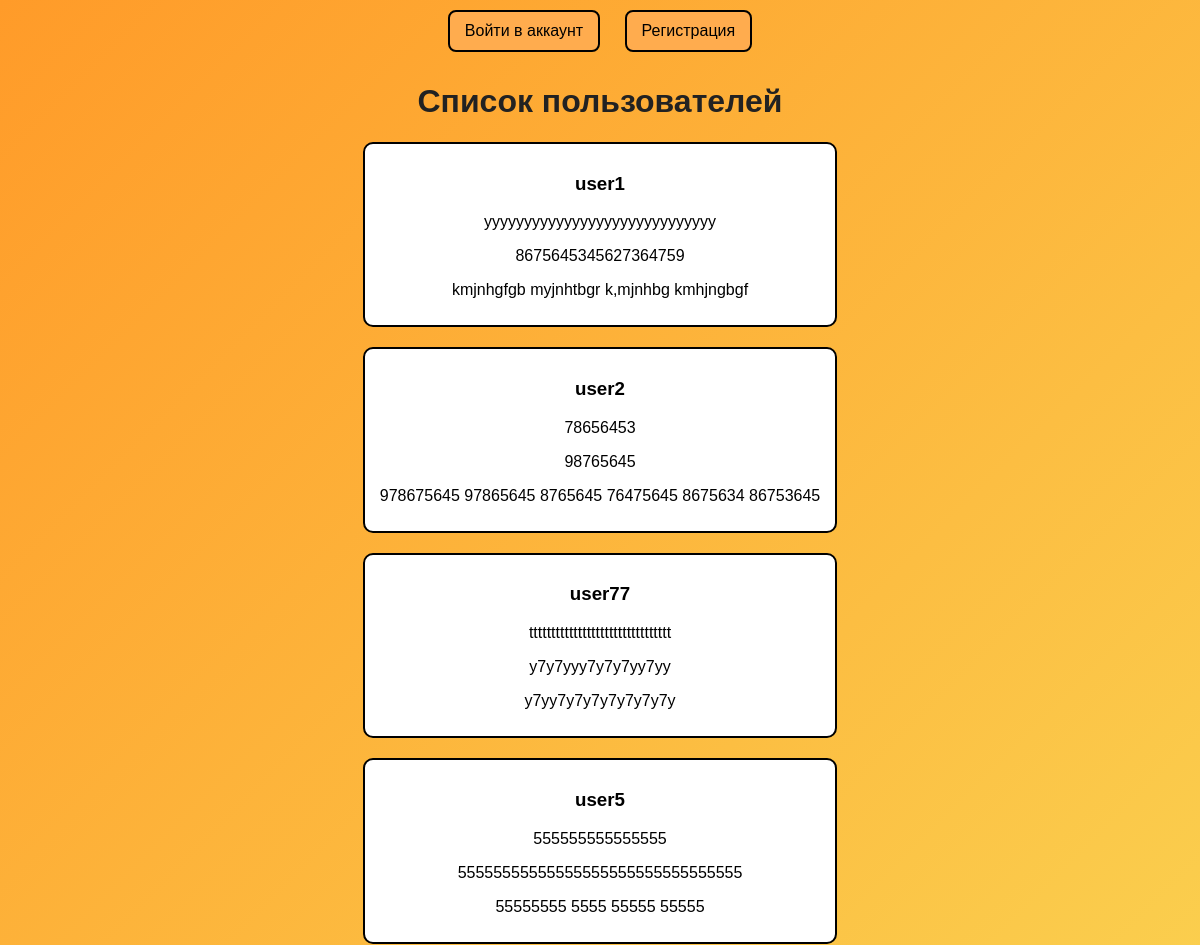
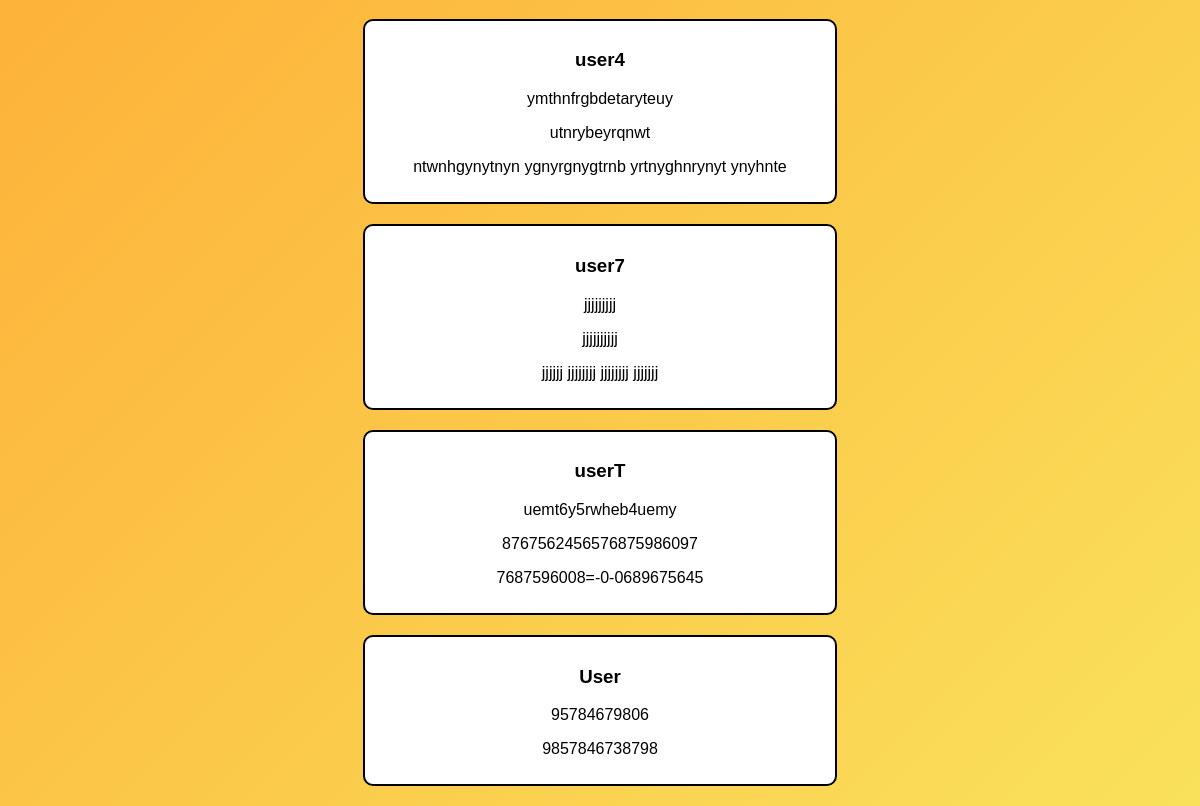
The page /home on the database its author committed (2 pictures, top to bottom).
### flaskLZ/app.py (models this page shows)
class UserInfo(db.Model):
    __bind_key__ = 'info'
    id = db.Column(db.Integer, primary_key=True)
    username = db.Column(db.String(30), unique=True)
    info1 = db.Column(db.Text, default="")
    info2 = db.Column(db.Text, default="")
    info_short = db.Column(db.Text, default="")
    info_full = db.Column(db.Text, default="")
    projects = db.Column(db.Text, default="")

### flaskLZ/app.py (the view)
@app.route("/")
@app.route("/home")
def home():
    users = Users.query.all()
    user_infos = {
        info.username: info
        for info in UserInfo.query.all()
    }
    return render_template(
        "home.html",
        user=None,
        users=users,
        user_infos=user_infos
    )

### flaskLZ/templates/home.html (shortened to what this page needs)
<!DOCTYPE html>
<html lang="ru">
<head>
</head>
<body>
{% if user %}
    {% include "ls.html" %}
{% else %}
    <a id="change_page" href="/login">Войти в аккаунт</a>
    <a id="change_page" href="/register">Регистрация</a>
    <h1>Список пользователей</h1>
    {% for u in users %}
        <div class="user-card">
            <h3>{{ u.username }}</h3>
            {% if u.username in user_infos %}
                <p>{{ user_infos[u.username].info_short }}</p>
                <p>{{ user_infos[u.username].info_full }}</p>
                <p>{{ user_infos[u.username].projects }}</p>
            {% endif %}
        </div>
    {% endfor %}
{% endif %}
</body>
</html>

### flaskLZ/templates/home.html (style rules this page uses)
body { margin: 0; font-family: Arial; background: linear-gradient(135deg, #ff9b29, #f9e15b); text-align: center; }
h1, h2 { color: #222; }
a { display: inline-block; margin: 10px; padding: 10px 15px; border-radius: 8px; text-decoration: none; }
#change_page { background: #ffac4e; border: 2px solid #000; color: #000; }
.user-card { background: white; margin: 20px auto; padding: 10px; width: 450px; border-radius: 10px; border: 2px solid #000; }

### rows shown on the page
UserInfo: username "user1", info_short "yyyyyyyyyyyyyyyyyyyyyyyyyyyyy", info_full "8675645345627364759", projects "kmjnhgfgb myjnhtbgr k,mjnhbg kmhjngbgf"
UserInfo: username "user2", info_short "78656453", info_full "98765645", projects "978675645 97865645 8765645 76475645 8675634 86753645"
UserInfo: username "user77", info_short "tttttttttttttttttttttttttttttttt", info_full "y7y7yyy7y7y7yy7yy", projects "y7yy7y7y7y7y7y7y7y"
UserInfo: username "user5", info_short "555555555555555", info_full "55555555555555555555555555555555", projects "55555555 5555 55555 55555"
UserInfo: username "user4", info_short "ymthnfrgbdetaryteuy", info_full "utnrybeyrqnwt", projects "ntwnhgynytnyn ygnyrgnygtrnb yrtnyghnrynyt ynyhnte"
UserInfo: username "user7", info_short "jjjjjjjjj", info_full "jjjjjjjjjj", projects "jjjjjj jjjjjjjj jjjjjjjj jjjjjjj"
UserInfo: username "userT", info_short "uemt6y5rwheb4uemy", info_full "8767562456576875986097", projects "7687596008=-0-0689675645"
UserInfo: username "User", info_short "95784679806", info_full "9857846738798"
